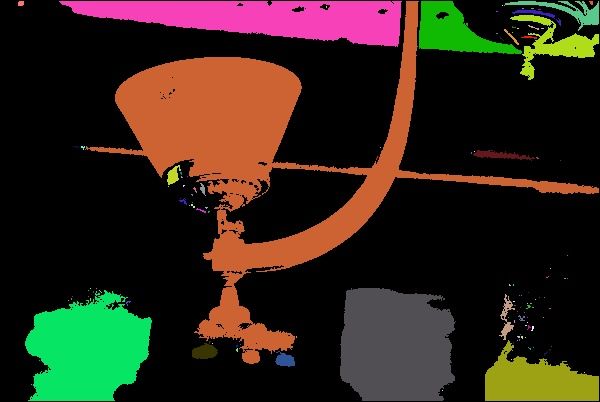
//> input picture outputImage.jpg, 600 x 402 px
$ ./main outputImage.jpg   (built with g++ and OpenCV 4)
//> lines starting //> are read from the running program, lines starting //| are printed output that depends on the picture; after the words box and inside, x2 and y2 are one past the last pixel; in counts of white or black regions, pixels touching at a corner belong together
//> further down, inputImage is the input picture: 402 rows x 600 cols, CV_8UC3; mean B, G, R 25.2, 37.7, 48.1
// Finds connected components in the image and colors each region with a different color

#include "opencv2/imgproc/imgproc.hpp"
#include "opencv2/highgui/highgui.hpp"
#include <iostream>

using namespace cv;
using namespace std;

int threshval = 100;
int maxval = 255;
string outputImageFile = "outputImage.jpg";

void findConnectedComponents(Mat inputImage)
{
    Mat grayscale;
    cvtColor(inputImage, grayscale, CV_RGB2GRAY);
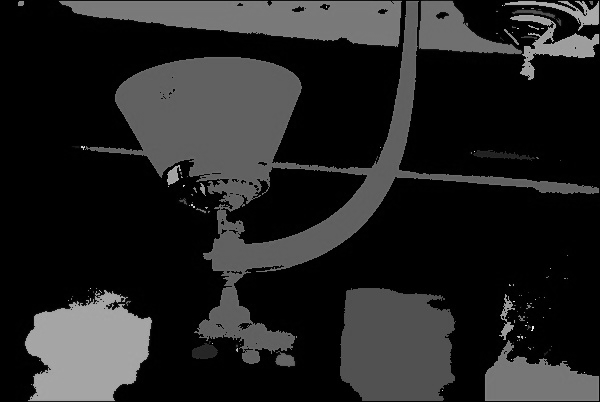
//> grayscale: 402 rows x 600 cols, CV_8UC1; min 0, max 245, mean 35.2

    Mat bw = Mat::zeros(grayscale.size(), CV_8UC1);

    threshold(grayscale, bw, threshval, maxval, THRESH_BINARY);
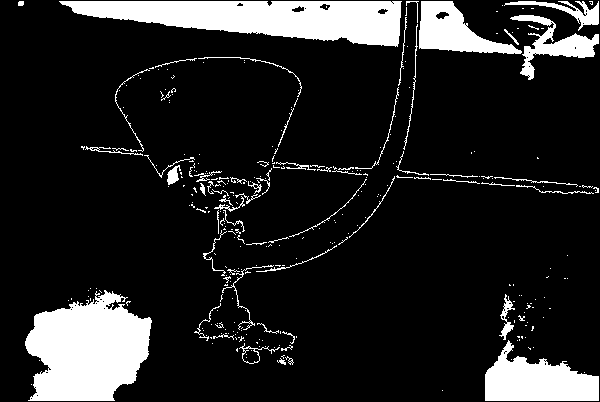
//> bw: 402 rows x 600 cols, CV_8UC1; 14% white; 312 white regions (248 under 20 px)

    vector<vector<Point> > contours;
    vector<Vec4i> hierarchy;

    findContours( bw, contours, hierarchy, CV_RETR_CCOMP, CV_CHAIN_APPROX_SIMPLE );
//> contours = 392 contours, 361 with area under 20; largest, box (x1, y1, x2, y2) and area: (25, 290, 152, 401) 9758, (59, 1, 402, 47) 9607, (485, 340, 599, 401) 4030, (419, 1, 522, 54) 2663, (510, 15, 599, 80) 1546

    Mat dst = Mat::zeros(inputImage.size(), CV_8UC3);

    if( !contours.empty() && !hierarchy.empty() )
    {
        // iterate through all the top-level contours,
        // draw each connected component with its own random color
        int idx = 0;
        for( ; idx >= 0; idx = hierarchy[idx][0] )
        {
            Scalar color( (rand()&255), (rand()&255), (rand()&255) );
            drawContours( dst, contours, idx, color, CV_FILLED, 8, hierarchy );
        }
//> this loop made 312 passes
//> idx on passes 2 to 4: 1, 2, 3
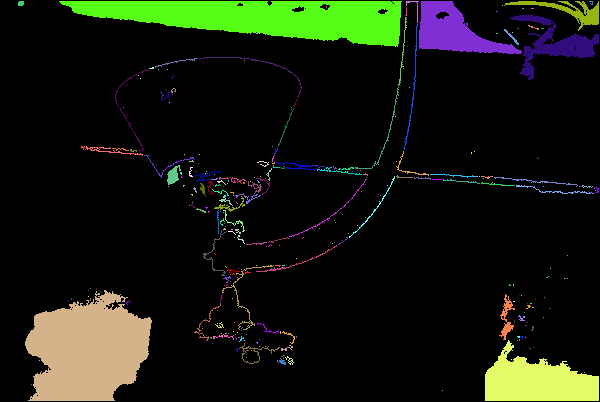
//> dst: 402 rows x 600 cols, CV_8UC3; mean B, G, R 14.4, 25.6, 21
//> after the loop, idx = -1
    }

    imshow( "Connected Components", dst );

    imwrite(outputImageFile, dst);
}

int main( int argc, const char** argv )
{
    Mat inputImage = imread(argv[1], 1);

    if(inputImage.empty())
    {
        cout << "Could not read input image file\n" << endl;
        return -1;
    }

    namedWindow( "Image", 1 );
    imshow( "Image", inputImage );

    namedWindow( "Connected Components", 1 );
    findConnectedComponents(inputImage);

    waitKey(0);
    return 0;
}
